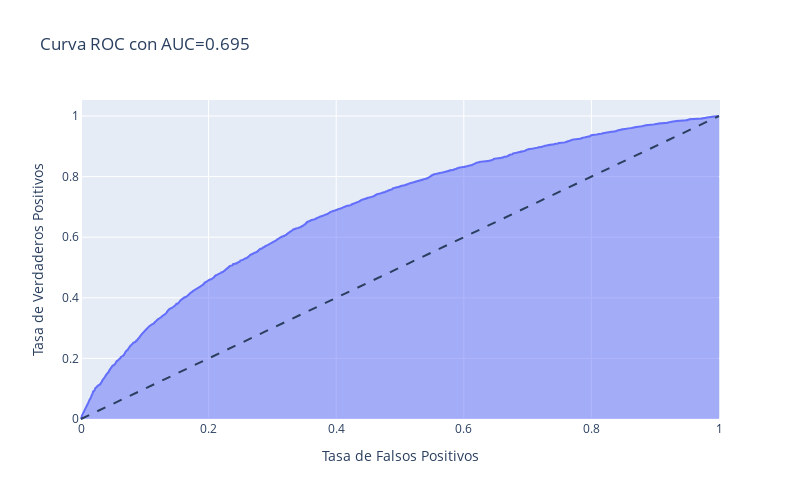

The notebook cell this image was saved under:
### Code cell
#Calculamos las tasas de verdadero positivo y falso positivo
fpr, tpr, umbral = roc_curve(y_test, y_pred_proba[::,1])

#Calculamos el área bajo la curva ROC
area_curva = auc(fpr, tpr)

#Graficamos la curva ROC
fig = px.area(
    x=fpr, y=tpr,
    title=f'Curva ROC con AUC={area_curva:.3f}',
    labels=dict(x='Tasa de Falsos Positivos', y='Tasa de Verdaderos Positivos'),
    width=800, height=500
)
fig.add_shape(
    type='line', line=dict(dash='dash'),
    x0=0, x1=1, y0=0, y1=1
)
fig.show()

### Figure 1 — Plotly figure (JSON) as saved in the notebook; plotly's stock layout.template omitted (floating-point values rounded to 4 significant figures; data arrays with more than 128 entries replaced by an {"elided": "..."} marker saying what was removed)
{"data": [{"fillpattern": {"shape": ""}, "hovertemplate": "Tasa de Falsos Positivos=%{x}<br>Tasa de Verdaderos Positivos=%{y}<extra></extra>", "legendgroup": "", "line": {"color": "#636efa"}, "marker": {"symbol": "circle"}, "mode": "lines", "name": "", "orientation": "v", "showlegend": false, "stackgroup": "1", "type": "scatter", "x": {"elided": "5044 float values"}, "xaxis": "x", "y": {"elided": "5044 float values"}, "yaxis": "y"}], "layout": {"height": 500, "legend": {"tracegroupgap": 0}, "shapes": [{"line": {"dash": "dash"}, "type": "line", "x0": 0, "x1": 1, "y0": 0, "y1": 1}], "title": {"text": "Curva ROC con AUC=0.695"}, "width": 800, "xaxis": {"anchor": "y", "domain": [0, 1], "title": {"text": "Tasa de Falsos Positivos"}}, "yaxis": {"anchor": "x", "domain": [0, 1], "title": {"text": "Tasa de Verdaderos Positivos"}}}}
